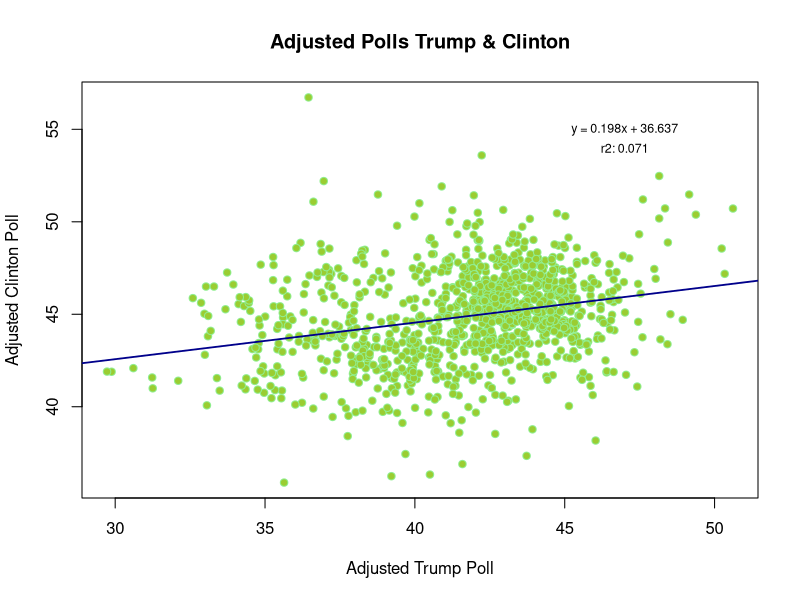
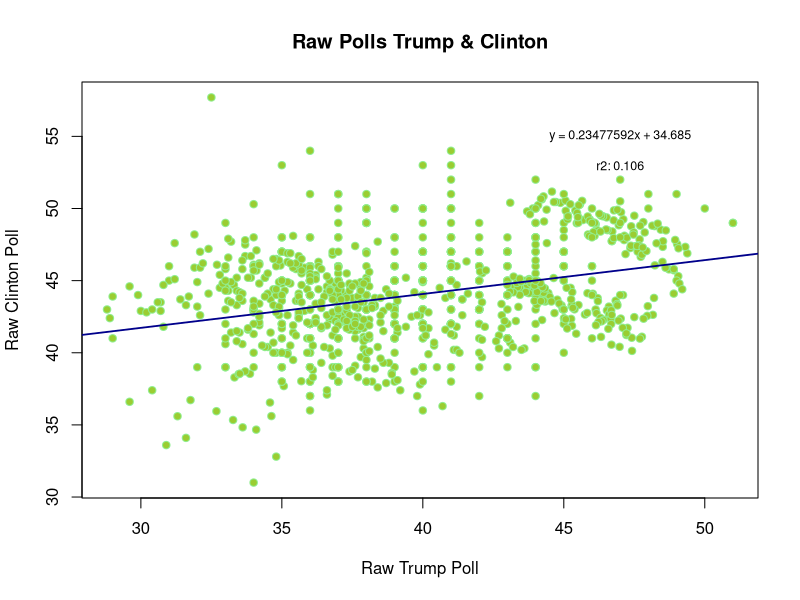
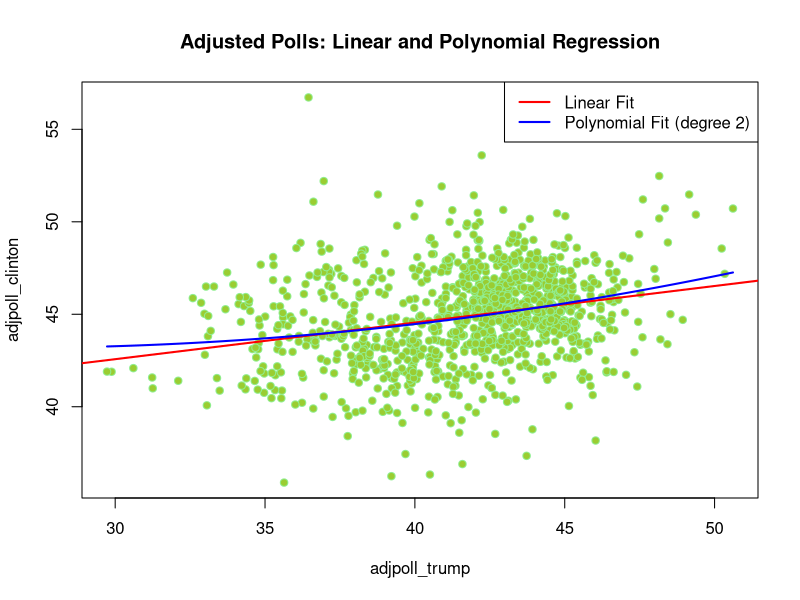
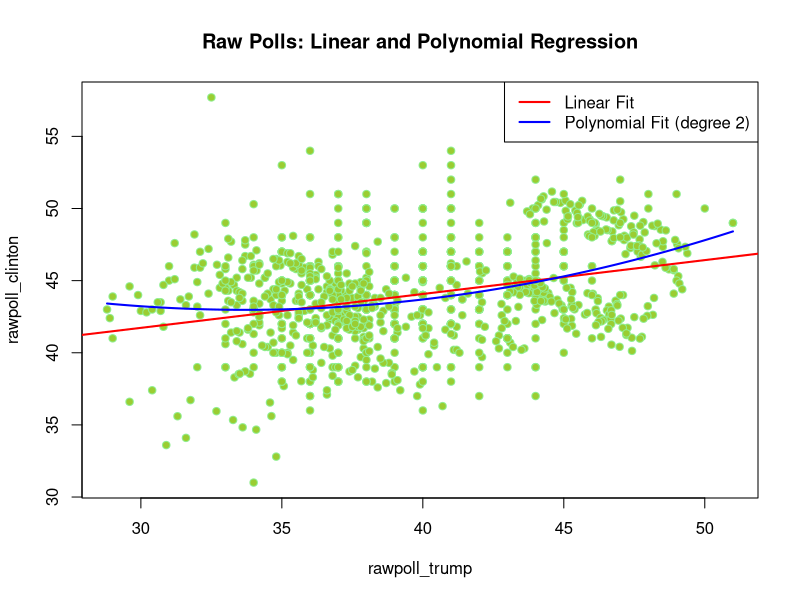

These figures' R source, in order:
## ---- chunk 1
update.packages('dslabs')
library(dslabs) # to import dataset
update.packages('tidyverse')
library(tidyverse) # data aggregation
library(dplyr) # data aggregation? 
data(polls_us_election_2016)
## ---- chunk 2
help("polls_us_election_2016")
## ---- chunk 3
str(polls_us_election_2016)
## ---- chunk 4
summary(polls_us_election_2016)
## ---- chunk 5
class(polls_us_election_2016)
## ---- chunk 6
view(polls_us_election_2016)
## ---- chunk 7
vote_data = filter(polls_us_election_2016,  state == 'U.S.')
head(vote_data)
## ---- chunk 8
str(vote_data)
## ---- chunk 9
summary(vote_data)
## ---- chunk 10
adjusted_polls = vote_data %>%
  select(adjpoll_clinton,adjpoll_trump )
head(adjusted_polls)
## ---- chunk 11
str(adjusted_polls)
## ---- chunk 12
summary(adjusted_polls)
## ---- chunk 13
raw_polls = vote_data %>%
  select(rawpoll_clinton,rawpoll_trump )
head(raw_polls)
## ---- chunk 14
str(raw_polls)
## ---- chunk 15
summary(raw_polls)
## ---- chunk 16
# Perform linear regression
regression = lm(adjusted_polls$adjpoll_clinton ~ adjusted_polls$adjpoll_trump)

# Function to calculate R-squared
rsq <- function() summary(regression)$r.squared
r_square = round(rsq(), 3)

# Get regression coefficients
coeff = round(summary(regression)$coefficients[2, 1], 3)
y_int = round(summary(regression)$coefficients[1, 1], 3)

# Create plot
plot(
  adjusted_polls$adjpoll_trump,
  adjusted_polls$adjpoll_clinton,
  main='Adjusted Polls Trump & Clinton',
  xlab='Adjusted Trump Poll',
  ylab='Adjusted Clinton Poll',
  col='lightgreen',
  bg='olivedrab3',
  pch = 21
)

# Add regression equation and R-squared value to the plot
rsq_str = expression(paste("R"^2, ": "))
rsq_str = "r2: "
text(47, 55, paste0('y = ', coeff, 'x + ', y_int), cex=0.75)
text(47, 54, bquote(.(rsq_str) * .(r_square)), cex=0.75)

# Add regression line
abline(regression, col='darkblue', lwd=1.75)
## ---- chunk 17
# Perform linear regression
regression = lm(raw_polls$rawpoll_clinton ~ raw_polls$rawpoll_trump)

# Function to calculate R-squared
rsq <- function() summary(regression)$r.squared
r_square = round(rsq(), 3)

# Get regression coefficients
coeff = round(summary(regression)$coefficients[2, 1], 9)
y_int = round(summary(regression)$coefficients[1, 1], 3)

# Create plot
plot(
  raw_polls$rawpoll_trump,
  raw_polls$rawpoll_clinton,
  main='Raw Polls Trump & Clinton',
  xlab='Raw Trump Poll',
  ylab='Raw Clinton Poll',
  col='lightgreen',
  bg='olivedrab3',
  pch = 21
)

# Add regression equation and R-squared value to the plot
rsq_str = expression(paste("R"^2, ": "))
rsq_str = "r2: "
text(47, 55, paste0('y = ', coeff, 'x + ', y_int), cex=0.75)
text(47, 53, bquote(.(rsq_str) * .(r_square)), cex=0.75)

# Add regression line
abline(regression, col='darkblue', lwd=1.75)
## ---- chunk 18
miss_adj_polls=vote_data%>%
  filter(is.na(adjpoll_clinton))
head(miss_adj_polls)
## ---- chunk 19
miss_adj_polls=vote_data%>%
  filter(is.na(adjpoll_trump))
head(miss_adj_polls)
## ---- chunk 20
miss_raw_polls=vote_data%>%
  filter(is.na(rawpoll_clinton))
head(miss_raw_polls)
## ---- chunk 21
miss_raw_polls=vote_data%>%
  filter(is.na(rawpoll_trump))
head(miss_raw_polls)
## ---- chunk 22
#Log Regression
fit1 = lm(adjpoll_clinton ~ log(adjpoll_trump), data=adjusted_polls)
summary(fit1)
## ---- chunk 23
# Linear regression
fit1 = lm(adjpoll_clinton ~ adjpoll_trump, data=adjusted_polls)
summary(fit1)

# Polynomial regression of degree 2
fit2 = lm(adjpoll_clinton ~ poly(adjpoll_trump, 2), data=adjusted_polls)
summary(fit2)

# Plot the data
plot(
  adjusted_polls$adjpoll_trump,
  adjusted_polls$adjpoll_clinton,
  main='Adjusted Polls: Linear and Polynomial Regression',
  xlab='adjpoll_trump',
  ylab='adjpoll_clinton',
  col='lightgreen',
  bg='olivedrab3',
  pch = 21
)

# Add linear regression line
abline(fit1, col='red', lwd=2)

# Add polynomial regression line
# Generate a sequence of values for adjpoll_trump for the polynomial line
new_data <- data.frame(adjpoll_trump = seq(min(adjusted_polls$adjpoll_trump), max(adjusted_polls$adjpoll_trump), length.out=100))
# Predict the values of adjpoll_clinton for the generated sequence
poly_pred <- predict(fit2, new_data)
# Add the polynomial regression line to the plot
lines(new_data$adjpoll_trump, poly_pred, col='blue', lwd=2)

# Add a legend to differentiate the lines
legend("topright", legend=c("Linear Fit", "Polynomial Fit (degree 2)"), col=c("red", "blue"), lwd=2)
## ---- chunk 24
#Log Regression
fit2 = lm(rawpoll_clinton ~ log(rawpoll_trump), data=vote_data)
summary(fit2)

## ---- chunk 25
# Linear regression
fit1 = lm(rawpoll_clinton ~ rawpoll_trump, data=raw_polls)
summary(fit1)

# Polynomial regression of degree 2
fit2 = lm(rawpoll_clinton ~ poly(rawpoll_trump, 2), data=raw_polls)
summary(fit2)

# Plot the data
plot(
  raw_polls$rawpoll_trump,
  raw_polls$rawpoll_clinton,
  main='Raw Polls: Linear and Polynomial Regression',
  xlab='rawpoll_trump',
  ylab='rawpoll_clinton',
  col='lightgreen',
  bg='olivedrab3',
  pch = 21
)

# Add linear regression line
abline(fit1, col='red', lwd=2)

# Add polynomial regression line
# Generate a sequence of values for rawpoll_trump for the polynomial line
new_data <- data.frame(rawpoll_trump = seq(min(raw_polls$rawpoll_trump), max(raw_polls$rawpoll_trump), length.out=100))
# Predict the values of rawpoll_clinton for the generated sequence
poly_pred <- predict(fit2, new_data)
# Add the polynomial regression line to the plot
lines(new_data$rawpoll_trump, poly_pred, col='blue', lwd=2)

# Add a legend to differentiate the lines
legend("topright", legend=c("Linear Fit", "Polynomial Fit (degree 2)"), col=c("red", "blue"), lwd=2)
